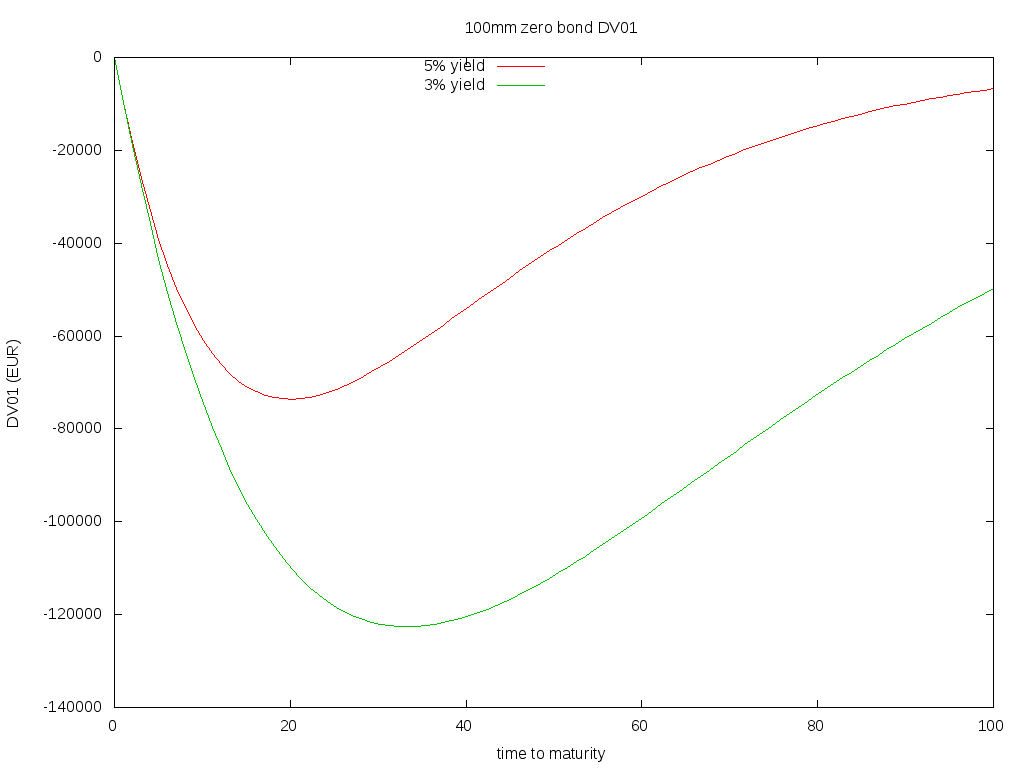

The script that drew this image:
set xrange [0:100]
set yrange [*:*]
set xlabel "time to maturity"
set ylabel "DV01 (EUR)"
set title "100mm zero bond DV01"
set key at 50
set format x "%.0f"
set format y "%.0f"
plot -x*10000*exp(-x*0.05) title "5% yield", -x*10000*exp(-x*0.03) title "3% yield"
